Frame 1 (no input): blank canvas, image omitted
Frame 60 (the mouse pressed at the canvas centre just before this capture): blank canvas, image omitted
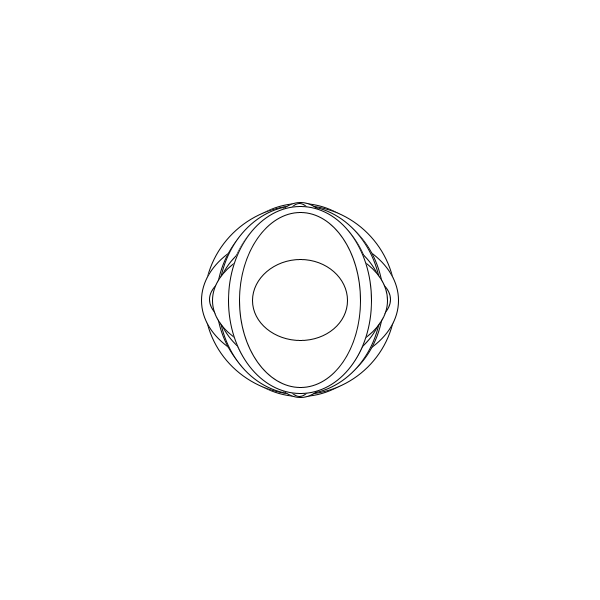
Frame 120 (the mouse held since frame 60 and released just before this capture)

The Processing sketch whose frames 1 and 60 were blank and that drew this single picture after the mouse press (run headless with seeded random() and noise(); from frame 60 on, the mouse is pressed at the canvas centre):

// Processing sketch: elipse2
// ── elipse2.pde
// Definimos variables para números decimales
float posX;
float posY;
float ran1;
float ran2;

void setup(){
  size(600,600);
 // Creamos un fondo de color blanco
  background(255);
}

void draw(){
  // Creamos las variables ran1 y ran2 para guardar un numero generado al azar.
  ran1 = random(50, 200);
  ran2 = random(50, 200);
  // Creamos las variables posX y posY para guardar la posición del puntero del mouse en X e Y
  posX = mouseX;
  posY = mouseY;

  // Creamos un condicional que verifica si el botón del mouse
  //está presionado
  if(mousePressed == true){
      // Y dibujamos una circulo si se mantiene el botón presionado
      ellipse(posX, posY, ran1, ran2);
  }
  // imprimimos en la consola los valores de posX y posY
  println(posX, posY);

}
